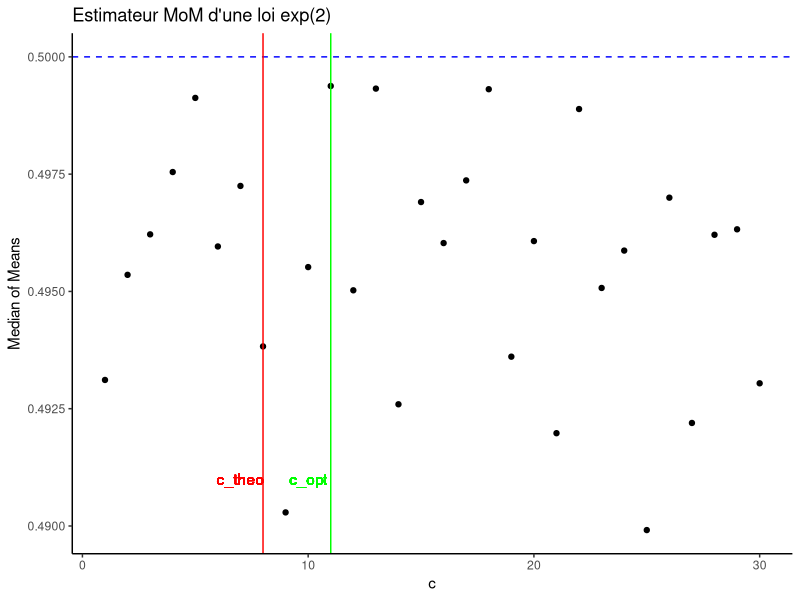
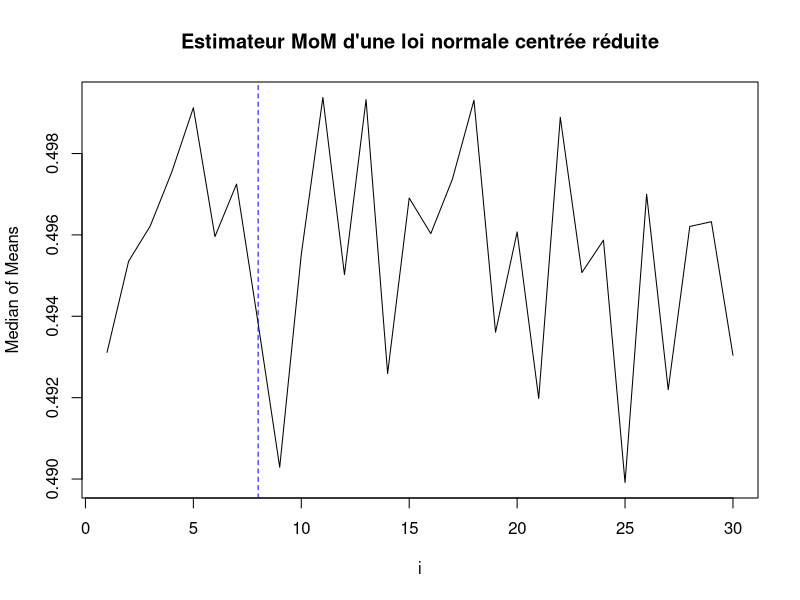
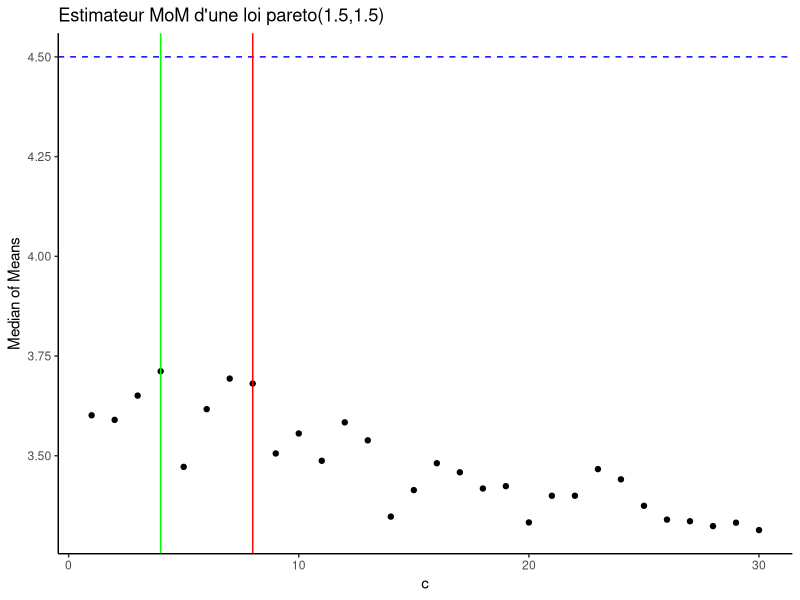
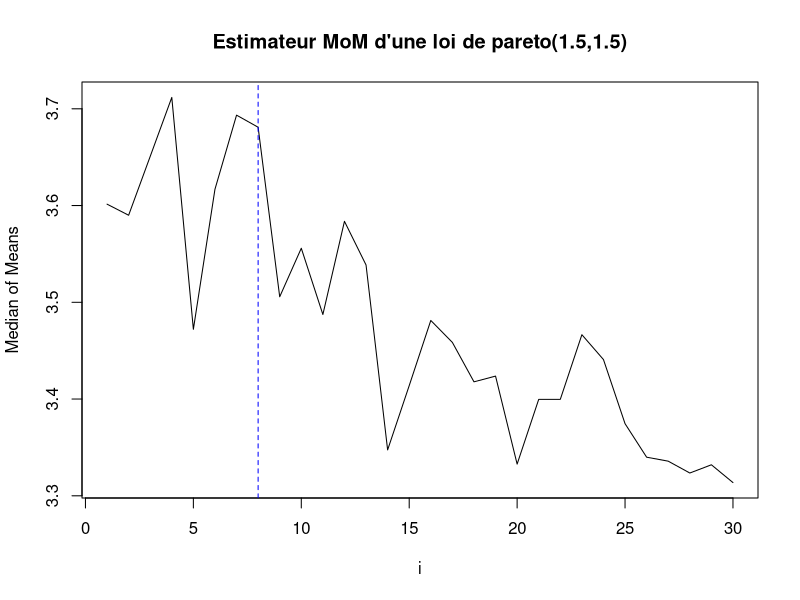

These figures' R source, in order: (Note: this script raises an error after producing the figures.)
## ---- chunk 1
knitr::opts_chunk$set(echo = TRUE)
## ---- chunk 2
set.seed(1234)
## ---- chunk 3
median_of_means <- function(X, n) {
  if (n > length(X)) {
    n <- ceiling(length(X) / 2)
  }
  indic <- rep(1:n, each = floor(length(X) / n))
  indic <- sample(indic)
  moyennes <- sapply(1:n, function(block) mean(X[indic == block]))
  return(median(moyennes))
}
## ---- chunk 4
rob_median_of_means <- function(X, n, l) {
  res <- replicate(l, median_of_means(X, n))
  return(mean(res))
}
## ---- chunk 5
M=0
population1=rnorm(1000,M,3)
c(median_of_means(population1, 10),mean(population1),(mean(population1) - median_of_means(population1, 10)) ^ 2)

## ---- chunk 6
c(rob_median_of_means(population1, 10, 20),mean(population1),(mean(population1) - rob_median_of_means(population1, 10, 20)) ^ 2)
## ---- chunk 7
population2=rnorm(1000,4,1)
c(median_of_means(population2, 10),mean(population2),(mean(population2) - median_of_means(population2, 10)) ^ 2)
## ---- chunk 8
c(rob_median_of_means(population2, 10, 20),mean(population2),(mean(population2) - rob_median_of_means(population2, 10, 20)) ^ 2)
## ---- chunk 9
population3=rt(1000, df=5)
c(median_of_means(population3, 10),mean(population3),(mean(population3) - median_of_means(population3, 10)) ^ 2)
## ---- chunk 10
c(rob_median_of_means(population3, 10, 20),mean(population3),(mean(population3) - rob_median_of_means(population3, 10, 20)) ^ 2)
## ---- chunk 11
median_of_means_opt <- function(X, alpha=0.025) {
  n=length(X)
  k <- (trunc(8*log(1/alpha)))
  m <- n/k
  indic <- rep(1:k, each = m)
  indic <- sample(indic)
  moyennes <- sapply(1:k, function(block) mean(X[indic == block]))
  return(median(moyennes))
}

rob_median_of_means_opt <- function(X, alpha=0.025, l) {
  res <- replicate(l, median_of_means_opt(X, alpha))
  return(mean(res))
}
## ---- chunk 12
library("ggplot2")
median_of_means_opt3 <- function(X, alpha, i) {
  n <- length(X)
  k <- trunc(i * log(1/alpha))
  m <- n / k
  indic <- rep(1:k, each = m)
  sample(indic)
  moyennes <- sapply(1:k, function(block) mean(X[indic == block]))
  return(median(moyennes))
}

population1 <- rexp(10000, 2)
alpha <- 0.025
i_values <- 1:30
median_values <- sapply(i_values, function(i) median_of_means_opt3(population1, alpha, i))
data=as.data.frame(cbind(i_values,median_values))
ggplot(data = data, aes(x = i_values, y = median_values)) +
  geom_point() +
  geom_hline(yintercept = 1/2, linetype = "dashed", color = "blue") +
  geom_vline(xintercept = 8, color = "red") +
  geom_vline(xintercept = i_values[which.min(abs(median_values - 0.5))], color = "green") +
  labs(x = "c", y = "Median of Means", title = "Estimateur MoM d'une loi exp(2)") +
  geom_text(x = 7, y = 0.491, label = "c_theo", color = "red", vjust = 0.5) +
  geom_text(x = i_values[which.min(abs(median_values - 0.5))]-1, y = 0.491, label = "c_opt", color = "green", vjust = 0.5) +
  theme_classic()
plot(x = i_values, y = median_values, type = "l", xlab = "i", ylab = "Median of Means", main ="Estimateur MoM d'une loi normale centrée réduite")
abline(h=1/2, col='red')
abline(v=8, lty=2, col='blue')
## ---- chunk 13
library("VGAM")
population2 <- rpareto(1000, 1.5, 1.5)
alpha <- 0.025
i_values <- 1:30
median_values <- sapply(i_values, function(i) median_of_means_opt3(population2, alpha, i))
data=as.data.frame(cbind(i_values,median_values))
ggplot(data = data, aes(x = i_values, y = median_values)) +
  geom_point() +
  geom_hline(yintercept = 4.5, linetype = "dashed", color = "blue") +
  geom_vline(xintercept = 8, color = "red") +
  geom_vline(xintercept = i_values[which.min(abs(median_values - 4.5))], color = "green") +
  labs(x = "c", y = "Median of Means", title = "Estimateur MoM d'une loi pareto(1.5,1.5)") +
  geom_text(x = 7, y = 0.491, label = "c_theo", color = "red", vjust = 0.5) +
  geom_text(x = i_values[which.min(abs(median_values - 4.5))]-1, y = 0.491, label = "c_opt", color = "green", vjust = 0.5) +
  theme_classic()
plot(x = i_values, y = median_values, type = "l", xlab = "i", ylab = "Median of Means", main ="Estimateur MoM d'une loi de pareto(1.5,1.5)")
abline(h=4.5, col='red')
abline(v=8, lty=2, col='blue')
print(i_values[which.min(abs(median_values - 4.5))])
## ---- chunk 14
alpha=0.025
population1=rnorm(1000,0,3)
#c(median_of_means_opt(population1, alpha),mean(population1),(mean(population1) - median_of_means_opt(population1, alpha)) ^ 2)
IC=c(median_of_means_opt(population1)-2.24*sqrt(var(population1)/length(population1)),median_of_means_opt(population1),median_of_means_opt(population1)+2.24*sqrt(var(population1)/length(population1)))
IC
taille=IC[3]-IC[1]
taille
## ---- chunk 15
c(rob_median_of_means_opt(population1, alpha, 20),mean(population1),(mean(population1) - rob_median_of_means_opt(population1, alpha, 20)) ^ 2)
## ---- chunk 16
alpha=0.025
c(median_of_means_opt(population3, alpha),mean(population3),(mean(population3) - median_of_means_opt(population3, alpha)) ^ 2)

c(rob_median_of_means_opt(population3, alpha, 20),mean(population3),(mean(population3) - rob_median_of_means_opt(population3, alpha, 20)) ^ 2)
## ---- chunk 17
bootstrap_IC <- function(data, alpha=0.025, R=1000) {
  bootstrap_estimates <- replicate(R, {
    sample_data <- sample(data, replace = TRUE)
    median_of_means_opt(sample_data, alpha)
  })
  
  lower_bound <- quantile(bootstrap_estimates, 0.025)
  upper_bound <- quantile(bootstrap_estimates, 0.975)
  
  return(c(lower_bound, upper_bound))
}

population1 <- rnorm(1000, 0, 3)


ci <- bootstrap_IC(population4)
ci2 <- bootstrap_IC(population5)
taille <- abs(ci[2]-ci[1])
taille2 <- abs(ci2[2]-ci2[1])

ci2
taille2  

ci
taille
## ---- chunk 18
population4=rlnorm(n = 100000, meanlog = 0, sdlog = 1)
c(median_of_means_opt(population4, alpha),mean(population4),(mean(population4) - median_of_means_opt(population4, alpha)) ^ 2)
#IC=c(median_of_means_opt(population4)-2.24*sqrt(var(population4)/length(population4)),median_of_means_opt(population4#),median_of_means_opt(population4)+2.24*sqrt(var(population4)/length(population4)))
#IC
#taille=IC[3]-IC[1]
#taille
## ---- chunk 19
population5=rweibull(n = 1000, shape = 0.5)
c(median_of_means_opt(population5, alpha),mean(population5),(mean(population5) - median_of_means_opt(population5, alpha)) ^ 2)
## ---- chunk 20
population_rd1=sample(x = -2:10, size = 1000, replace = TRUE, prob=NULL)
c(median_of_means(population_rd1, 10),mean(population_rd1),(mean(population_rd1) - median_of_means(population_rd1, 10)) ^ 2)
## ---- chunk 21
c(rob_median_of_means(population_rd1, 10, 20),mean(population_rd1),(mean(population_rd1) - rob_median_of_means(population_rd1, 10, 20)) ^ 2)
## ---- chunk 22
population_rd2=sample(x = X(-1,1, by=0.001), size = 1000, replace = TRUE, prob=NULL)
c(median_of_means(population_rd2, alpha),mean(population_rd2),(mean(population_rd2) - median_of_means(population_rd2, alpha)) ^ 2)
## ---- chunk 23
c(rob_median_of_means(population_rd2, alpha, 20),mean(population_rd2),(mean(population_rd2) - rob_median_of_means(population_rd2, alpha, 20)) ^ 2)
## ---- chunk 24
c(median_of_means_opt(population_rd1, alpha),mean(population_rd1),(mean(population_rd1) - median_of_means_opt(population_rd1, alpha)) ^ 2)
## ---- chunk 25
c(rob_median_of_means_opt(population_rd1, 10, 20),mean(population_rd1),(mean(population_rd1) - rob_median_of_means_opt(population_rd1, 10, 20)) ^ 2)
## ---- chunk 26
c(median_of_means_opt(population_rd2, 10),mean(population_rd2),(mean(population_rd2) - median_of_means_opt(population_rd2, 10)) ^ 2)
## ---- chunk 27
c(rob_median_of_means_opt(population_rd2, 10, 20),mean(population_rd2),(mean(population_rd2) - rob_median_of_means_opt(population_rd2, 10, 20)) ^ 2)
## ---- chunk 28
population_rd3 <- sample(c(runif(1000, -1, 1), 50), 1000, replace = TRUE)
c(median_of_means_opt(population_rd2, 10),mean(population_rd2),(mean(population_rd2) - median_of_means_opt(population_rd2, 10)) ^ 2)
## ---- chunk 29
c(rob_median_of_means_opt(population_rd2, 10, 20),mean(population_rd2),(mean(population_rd2) - rob_median_of_means_opt(population_rd2, 10, 20)) ^ 2)
## ---- chunk 30
x <- X(from = 0.01, to = 1, by = 0.001)
y <- trunc(8 * log(1 / x))

plot(x = x, y = y, type = "l", col = "blue", ylim = c(0, 40), 
     main = "nombre de blocks en fonction de la valeur de alpha", xlab = "valeur de alpha", ylab = "nb de blocks")

## ---- chunk 31
median_of_means_opt2 <- function(X, alpha=0.025) {
  n=length(X)
  k <- (trunc(8*log(1/alpha)))
  m <- n/k
  indic <- rep(1:k, each = m)
  indic <- sample(indic)
  moyennes <- sapply(1:k, function(block) mean(X[indic == block]))
  return(median(moyennes))
}

plot_intervalle <- function(X) {
  alpha <- 0.025
  n <- length(X)
  k <- trunc(8 * log(1 / alpha))
  m <- n / k
  sigma <- 1
  
  Y <- matrix(NA, nrow = 10000, ncol = 5)
  
  for (i in 1:10000) {
    hat_mu <- median_of_means_opt2(X)
    
    y_min <- hat_mu - sigma * sqrt((32*log(1/alpha))/n)
    y_max <- hat_mu + sigma * sqrt((32*log(1/alpha))/n)
    
    taille=y_max-y_min
    
    Y[i, ] <- c(hat_mu,y_min, y_max, taille, abs(hat_mu-1))
  }
  
  plot(Y[, 2], type = "l", ylim = range(Y), col = "blue", main = "Intervalles de confiance", xlab = "Index", ylab = "Valeurs")
  points(Y[, 3], type = "l", col="blue")
  abline(h = hat_mu, col = "red")
  Y=as.data.frame(Y)
  names(Y) <- c("MoM", "y_min", "y_max", "taille", "MoM-mean")
  print(Y)
  print(sigma*sqrt((32*log(1/alpha))/n))
  print(sum(Y[, 5] <=sigma*sqrt((32*log(1/alpha))/n)))
}
X1=rexp(n = 1000, rate=1)
X2=rweibull(n = 1000, shape = 0.5)
plot_intervalle(X1)
plot_intervalle(X2)
## ---- chunk 32
median_of_means <- function(X, k) {
  n=length(X)
  if (k > n) {
    k <- ceiling(length(X) / 2)
  }
  indic <- rep(1:k, each = floor(n / k))
  indic <- sample(indic)
  moyennes <- sapply(1:k, function(block) mean(X[indic == block]))
  return(median(moyennes))
}


plot_int=function(X,k){
  alpha <- 0.025
  n <- length(X)
  m <- trunc(n / k)
  sigma <- sqrt(var(X))
  
  Y <- matrix(NA, nrow = 10000, ncol = 5)
  for (i in 1:10000) {
    hat_mu <- median_of_means(X,k)
    
    y_min <- hat_mu - sigma * sqrt(4/m)
    y_max <- hat_mu + sigma * sqrt(4/m)
    
    taille=y_max-y_min
    
    Y[i, ] <- c(hat_mu,y_min, y_max, taille, abs(hat_mu-mean(X)))
  }
  
  plot(Y[, 2], type = "l", ylim = range(Y), col = "blue", main = "Intervalles de confiance", xlab = "Index", ylab = "Valeurs")
  points(Y[, 3], type = "l", col="blue")
  abline(h = hat_mu, col = "red")
  Y=as.data.frame(Y)
  names(Y) <- c("MoM", "y_min", "y_max", "taille", "MoM-mean")
  print(Y)
  print(sigma*sqrt(4/m))
  print(sum(Y[, 5]>sigma*sqrt(4/m)))
  print(exp(-k/8))
}
X1=rexp(n = 1000, rate=1)
plot_int(X1, 25)
## ---- chunk 33
median_of_means_Minsker <- function(X, k) {
  n <- length(X)
  if (k > n) {
    k <- ceiling(length(X) / 2)
  }
  indic <- combn(X, trunc(n/k))
  moyennes <- apply(indic, 2, mean)
  return(median(moyennes))
}

X4 <- rexp(n = 20, rate = 1/2)
result <- median_of_means_Minsker(X4, 3)
print(result)


# Calculer la médiane des moyennes pour différentes valeurs de k
x <- 1:7
y <- sapply(x, function(k) median_of_means_Minsker(X4, k))

# Tracer la médiane des moyennes en fonction de k
plot(x = x, y = y, type = "b", xlab = "k", ylab = "Median of Means", main = "Median of Means suivant le nombre de blocks k")
